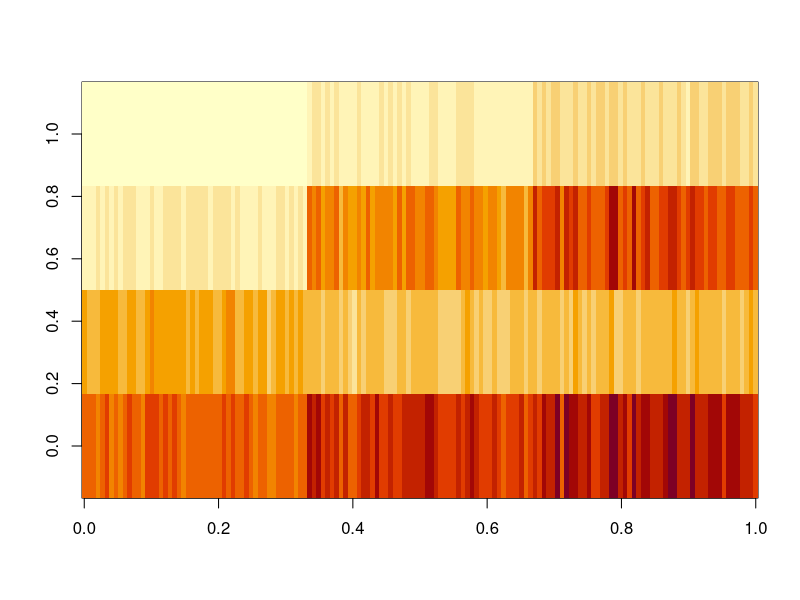
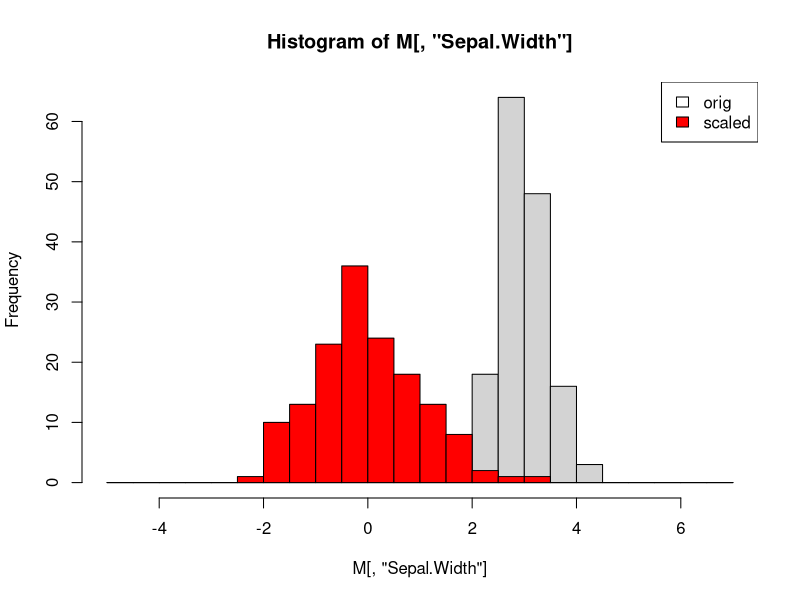
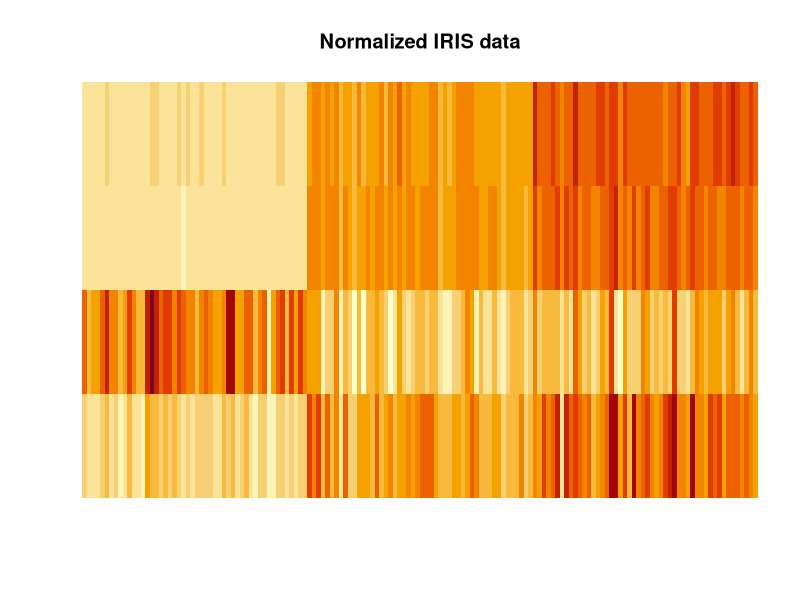
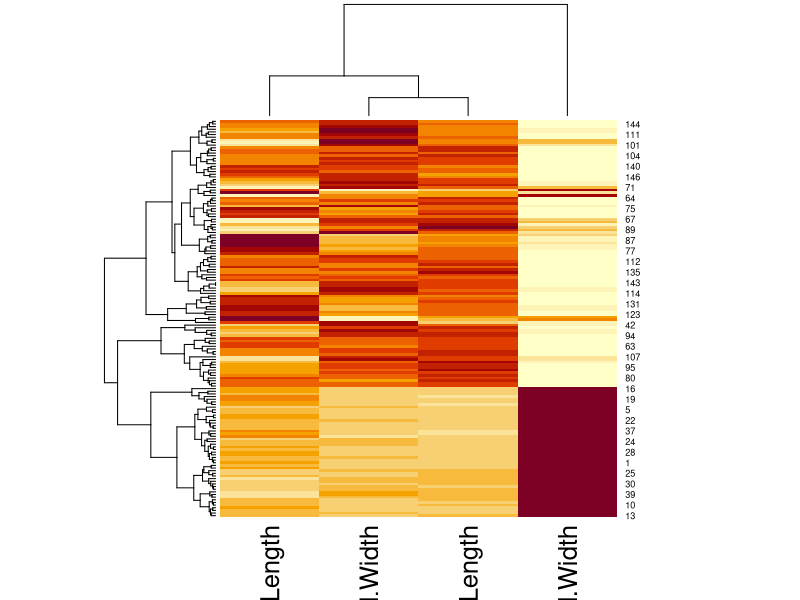
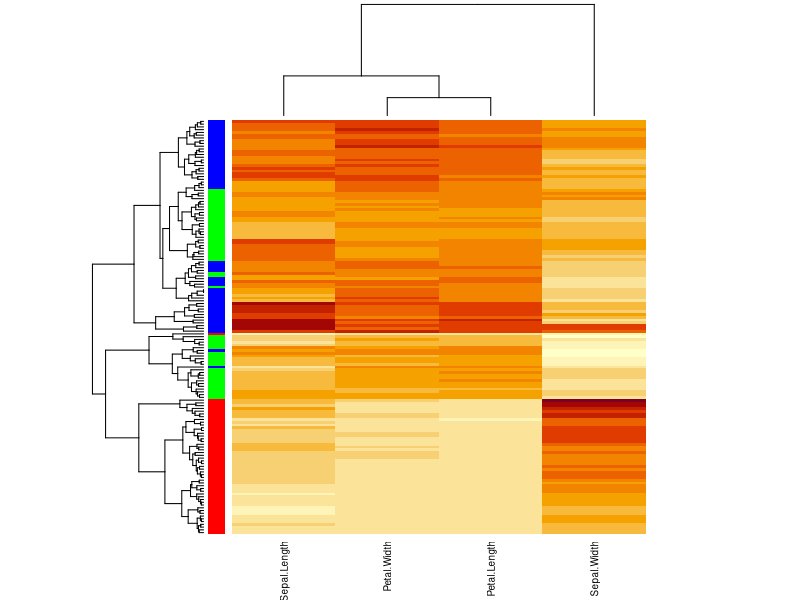
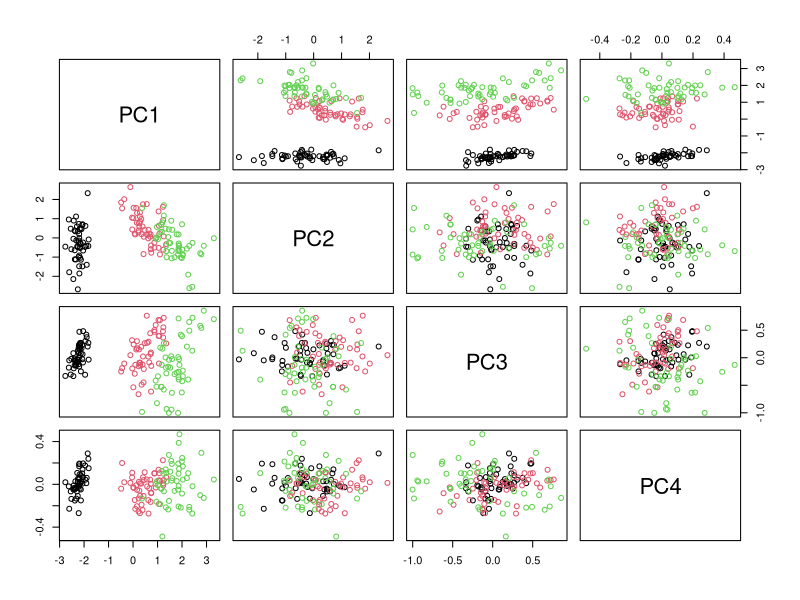
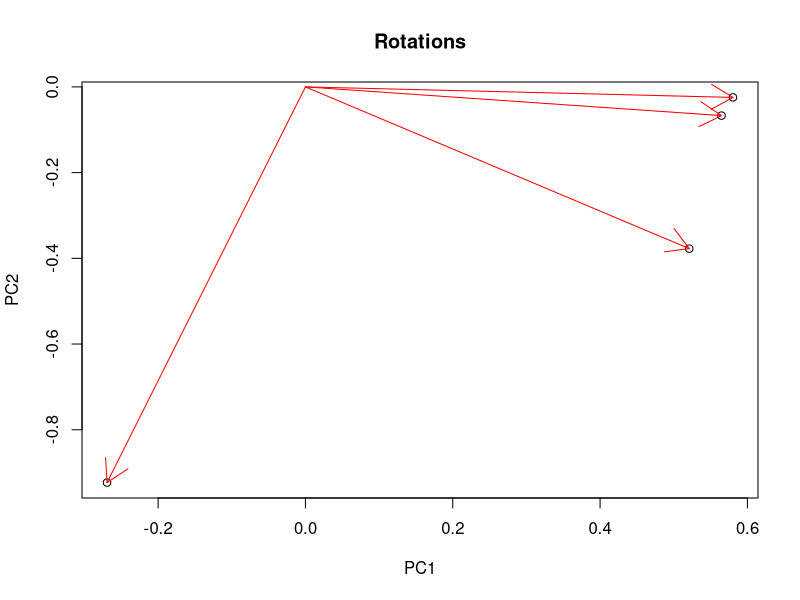
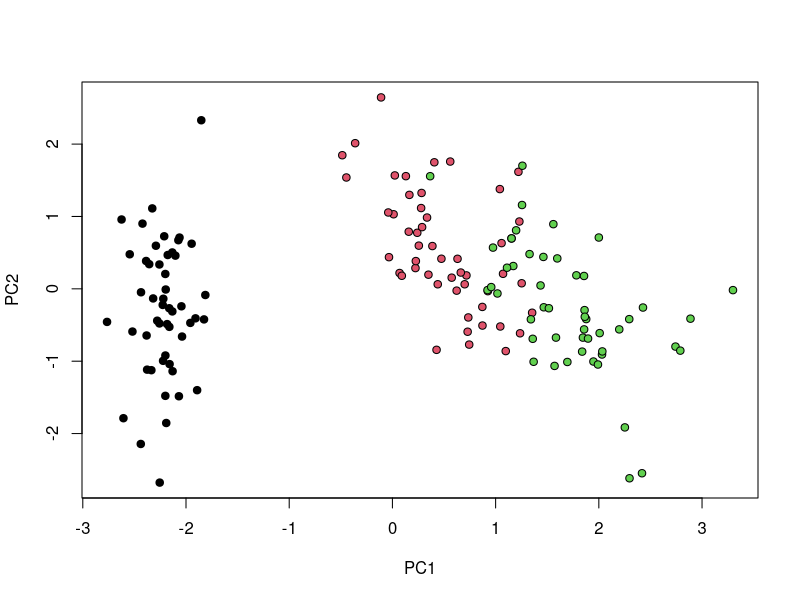

Write the R code that produced these figures, in order.
## ---- chunk 1
knitr::opts_chunk$set(echo = TRUE)
knitr::opts_chunk$set(cache=TRUE)
## ---- chunk 2
niris=iris[,-5]     # define numeric iris data
M=as.matrix(niris)  # there are many as.* functions that convert among data structures
image(M)
## ---- chunk 3
S=scale(M)            # scales column-wise
br=seq(-5,7,by=0.5)   # set common break points for the histograms below
hist(M[,"Sepal.Width"], breaks = br)
hist(S[,"Sepal.Width"], breaks = br, add=TRUE, col="red")      # add histogram to current plot
legend("topright", c("orig","scaled"), fill=c("white", "red"))

image(S,main="Normalized IRIS data", axes=FALSE)              # as before, suppress axes

#add axes flexibly
#axis(4,at=seq(0,1,length.out=ncol(S)), labels=colnames(S), las=2) # Understand this command
## ---- chunk 4
heatmap(S)
## ---- chunk 5
cols = rainbow(3)[iris$Species]            # understand how color is defined
heatmap(S,scale="none", RowSideColors=cols,labRow=FALSE, cexCol=0.9)
## ---- chunk 6
pdf("../data/heatmap.pdf") # similar for jpeg, png, ...
heatmap(S,scale="none", RowSideColors=cols,labRow=FALSE, cexCol=0.9)
dev.off()  # close device = pdf file
## ---- chunk 7
M=as.matrix(iris[,-5])     # numerical data, some operations below require matrices not data frames (%*%)
s=iris[,5]                 # species attributes (factor)
## ---- chunk 8
pca=prcomp(M, scale=TRUE)
## ---- chunk 9
R=pca$rotation  # rotation matrix
S=pca$x         # score matrix = rotated scaled data matrix = Ds %*% R
pairs(S, col=s) # 
plot(R[,1:2], main="Rotations")
arrows(0,0,R[,1], R[,2], col="red")  # add arrows: ?arrows
# covariance matrix of scores is diagonal (by design)
# --> principal components are uncorrelated
CS=cov(S)   # = t(S) %*% S / (nrow(S) - 1)
CS

## ---- chunk 10
plot(S[,1:2],pch=21, bg=s)  # score-plot
## ---- chunk 11
biplot(pca, pc.biplot = TRUE) 
